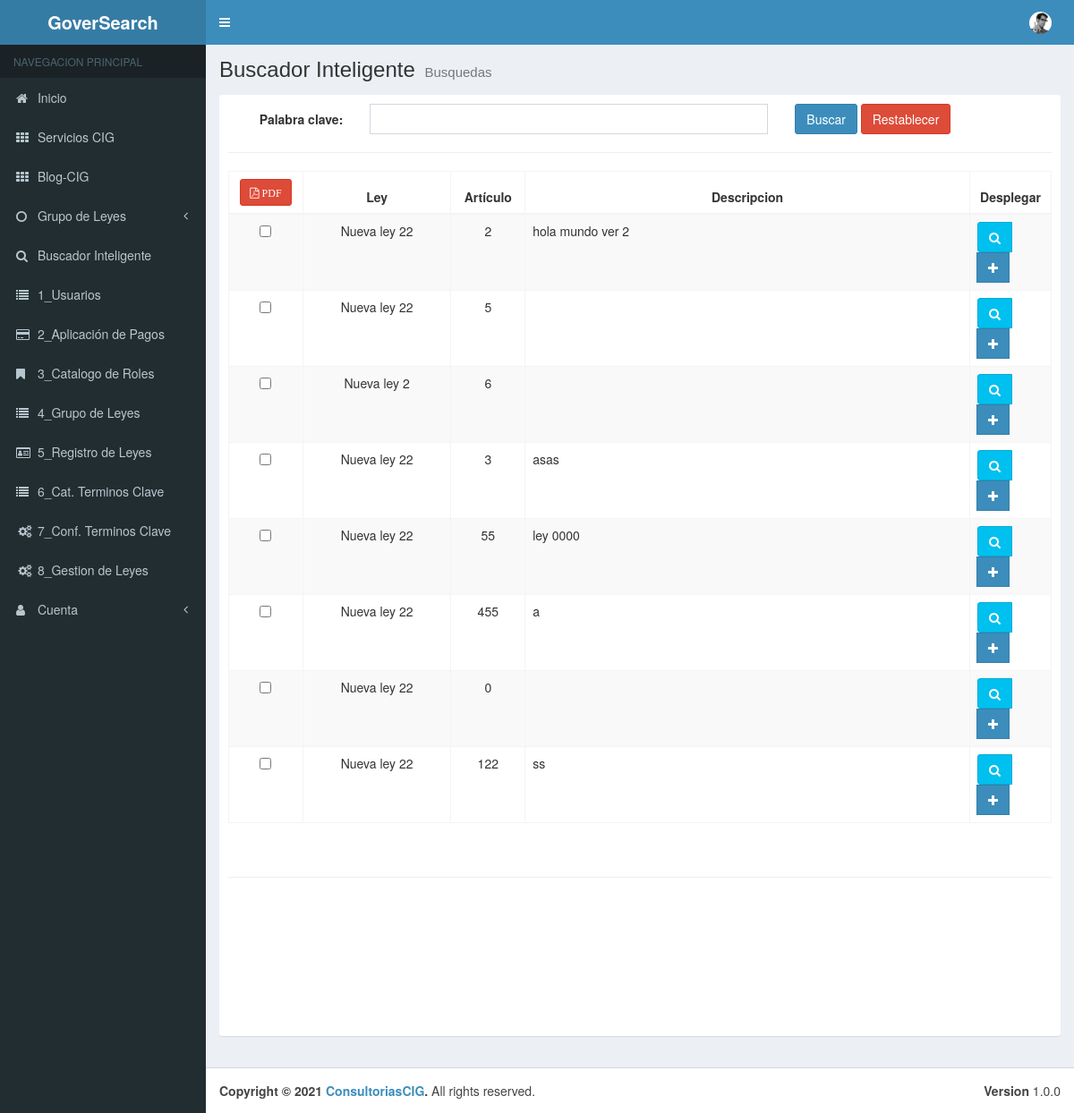
The page /Menu/cBuscador on the database as committed earlier.
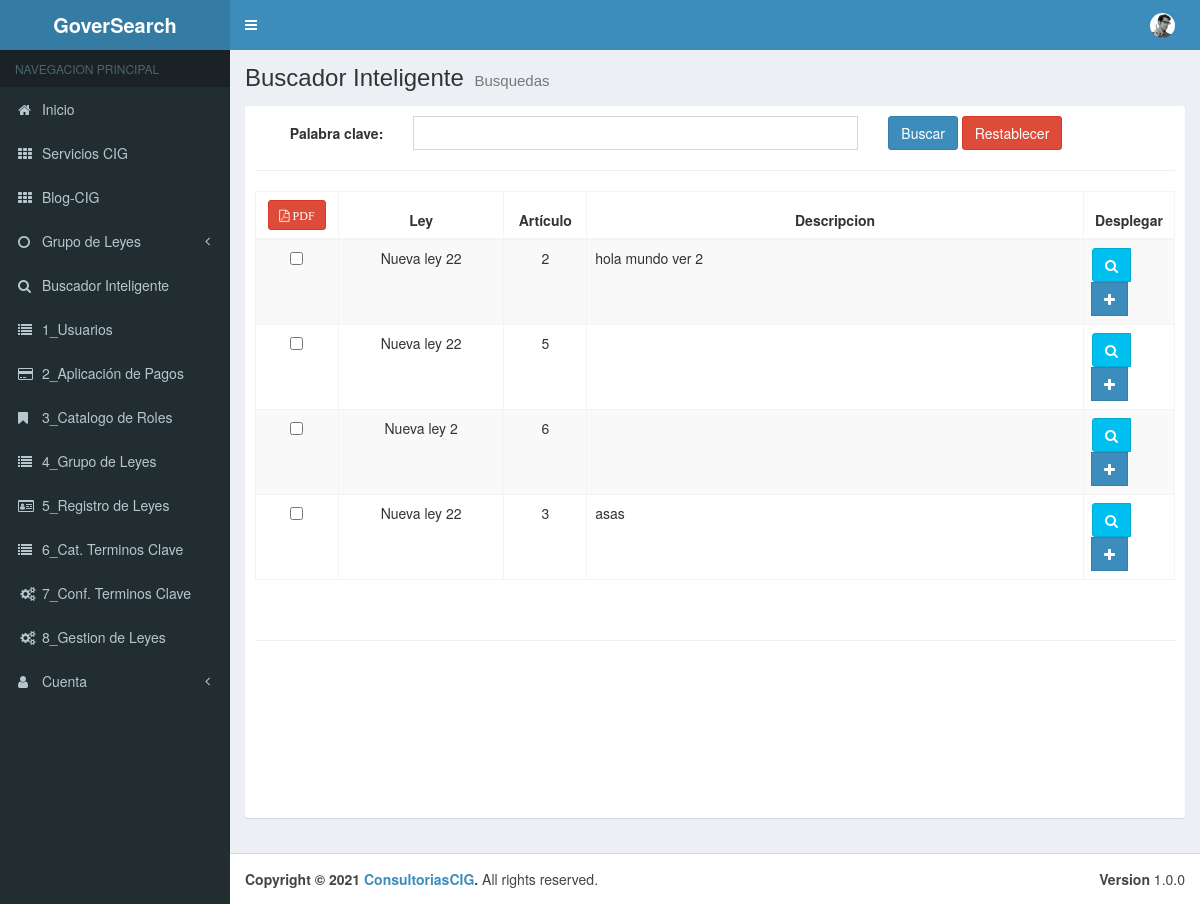
The same page on the database as committed later.
### tables this page shows
CREATE TABLE `tbl_ter_clave` (
  `pk_Datos_ley` int(11) NOT NULL,
  `Termino_Clave_pk` int(11) NOT NULL,
  `Ley_pk` int(11) NOT NULL,
  `Articulo` int(11) NOT NULL,
  `Descripcion` varchar(100) DEFAULT NULL,
  `Estado` bit(1) NOT NULL
);

CREATE TABLE `tbl_leyes` (
  `pk_Datos_Ley` int(11) NOT NULL,
  `Nombre_de_Ley` varchar(50) NOT NULL,
  `Grupo_pk` int(11) NOT NULL,
  `Estado` bit(1) NOT NULL
);

### application/controllers/Menu/cBuscador.php (called while the page is built, shortened)
<?php
class cBuscador extends CI_Controller {
	public function __construct(){
		$this->load->model("Grupo_Leyes_Model");
		$this->load->model("Claves_Model");
		$this->load->model("Reg_Leyes_Model");
		$this->load->model("Ter_Clave_Model");
	}
	public function index()
	{
		$clave = $this->input->post("clave");
		if($this->input->post("buscar")){
				$clavename = $this->Ter_Clave_Model->getTerminobyClave($clave);
			}else{
				$clavename = $this->Ter_Clave_Model->getTermino();
			}
		$aside = array(
			'cGrupos' => $this->Grupo_Leyes_Model->getGrupo_Model()
		);
		$data = array(
			'terminos' => $clavename,
			'clave'		=> $clave
	   );
		$this->load->view("layouts/header");
		$this->load->view("layouts/aside", $aside);
		$this->load->view("admin/Menu/vBuscador/list", $data);
		$this->load->view("layouts/footer");
	}
}

### index.php (called while the page is built, shortened)
<?php
require_once BASEPATH.'core/CodeIgniter.php';

### application/models/Ter_Clave_Model.php (called while the page is built, shortened)
<?php
class Ter_Clave_Model extends CI_Model {
    public function getTermino(){
        $this->db->select("t.* ,c.Termino_Clave as termino");
        $this->db->select("t.* ,l.Nombre_de_Ley as ley");
        $this->db->from("tbl_ter_clave t");
        $this->db->order_by ("pk_Datos_ley", "asc");
        $this->db->join("tbl_claves c", "t.Termino_Clave_pk = c.pk_Ter_Clave");
        $this->db->join("tbl_leyes l", "t.Ley_pk = l.pk_Datos_Ley");
        $resultados = $this->db->get();
        return $resultados->result();
    }
}

### application/views/admin/Menu/vBuscador/list.php (the view, shortened to what this page needs)
<div class="content-wrapper">
    <section class="content-header">
        <h1>
        Buscador Inteligente
        <small>Busquedas</small>
        </h1>
    </section>
    <section class="content">
        <div class="box box-solid">
            <div class="box-body">
                <form action="<?php echo current_url();?>" method="POST" class="form-horizontal">
                    <div class="form-group">
                        <label for="" class="col-md-2 control-label">Palabra clave:</label>
                        <div class="col-md-6">
                            <input type="text" class="form-control" name="clave" value="<?php echo !empty($clave) ? $clave:'';?>">
                        </div>
                        <div class="col-md-4">
                            <input type="submit" name="buscar" value="Buscar" class="btn btn-primary">
                            <a href="<?php echo base_url(); ?>Menu/cBuscador" class="btn btn-danger">Restablecer</a>
                        </div>
                    </div>
                </form>
                <hr>
                <div class="row">
                        <div class="col-md-12">
                            <form action="<?php echo base_url();?>Menu/cBuscador/deleteall" method="POST">
                                <table id="example" class="table table-bordered table-striped table-bordered">
                                    <thead>
                                    <tr>
                                        <th style="text-align:center" class="col-md-1">
                                            <button type="submit" name="delete_all" class="btn btn-danger btn-sm"><span class="fa fa-file-pdf-o"> PDF</span></button>
                                        </th>
                                        <th style="text-align:center" class="col-md-2">Ley</th>
                                        <th style="text-align:center" class="col-md-1">Artículo</th>
                                        <th style="text-align:center" class="col-md-6">Descripcion</th>
                                        <th style="text-align:center" class="col-md-1">Desplegar</th>
                                        </tr>
                                    </thead>
                                    <tbody>
                                        <?php if(!empty($terminos)):?>
                                            <?php foreach($terminos as $termino):?>
                                                <tr>
                                                    <td style="text-align:center" >
                                                        <input type="checkbox" name="checkbox_value[]" value="<?= $termino->pk_Datos_ley; ?>">
                                                    </td>
                                                    <td style="text-align:center" ><?php echo $termino->ley;?></td>
                                                    <td style="text-align:center" ><?php echo $termino->Articulo;?></td>
                                                    <td><?php echo $termino->Descripcion;?></td>
                                                    <td>
                                                        <div class="btn-group">
                                                            <button type="button" class="btn btn-info btn-view-buscador" data-toggle="modal" data-target="#modal-default" value="<?php echo $termino->pk_Datos_ley ;?>">
                                                                <span class="fa fa-search"></span>
                                                            </button>
                                                            <a class="btn btn-primary btn-flat" type="button" onclick="Show()"><span class="fa fa-plus"></span></a>
                                                        </div>
                                                    </td>
                                                </tr>
                                            <?php endforeach;?>
                                        <?php endif;?>
                                    </tbody>
                                </table>
                            </form>
                            <br>
                            <hr>
                        </div>
                    </div>
            </div>
        </div>
    </section>
</div>

### application/views/layouts/header.php (shortened to what this page needs)
<!DOCTYPE html>
<html lang="es">
<head>
    <link rel="stylesheet" href="<?php echo base_url();?>assets/template/bootstrap/css/bootstrap.min.css">
    <link rel="stylesheet" href="<?php echo base_url();?>assets/template/datatables.net-bs/css/dataTables.bootstrap.min.css">
    <link rel="stylesheet" href="<?php echo base_url();?>assets/template/datatables-export/css/buttons.dataTables.min.css">
    <link rel="stylesheet" href="<?php echo base_url();?>assets/template/font-awesome/css/font-awesome.min.css">
    <link rel="stylesheet" href="<?php echo base_url();?>assets/template/dist/css/AdminLTE.min.css">
    <link rel="stylesheet" href="<?php echo base_url();?>assets/template/dist/css/skins/_all-skins.min.css">
</head>
<body class="hold-transition skin-blue sidebar-mini">
    <div class="wrapper">
        <header class="main-header">
            <a href="<?php echo base_url();?>" class="logo">
                <span class="logo-lg"><b>GoverSearch</b></span>
            </a>
            <nav class="navbar navbar-static-top">
                <a href="#" class="sidebar-toggle" data-toggle="push-menu" role="button">
                </a>
                <div class="navbar-custom-menu">
                    <ul class="nav navbar-nav">
                        <li class="dropdown user user-menu">
                            <a href="#" class="dropdown-toggle" data-toggle="dropdown">
                                <img src="<?php echo base_url()?>assets/template/dist/img/user2-160x160.jpg" class="user-image" alt="User Image">
                            </a>
                        </li>
                    </ul>
                </div>
            </nav>
        </header>

### application/views/layouts/aside.php (shortened to what this page needs)
<aside class="main-sidebar">
    <section class="sidebar">
        <ul class="sidebar-menu" data-widget="tree">
            <li class="header">NAVEGACION PRINCIPAL</li>
            <li>
                <a href="<?php echo base_url();?>">
                    <i class="fa fa-home"></i> <span>Inicio</span>
                </a>
            </li>
                <li class="treeview">
                    <li>
                        <a href="https://consultorescig.mx/"><i class="fa fa-th"></i> <span> Servicios CIG</span>
                        </a>
                    </li>
                </li>
            <li class="treeview">
                    <li>
                        <a href="https://consultorescig.mx/#blog"><i class="fa fa-th"></i> <span>Blog-CIG</span>
                        </a>
                    </li>
                </li>
            <li class="treeview">
                <a href="#">
                    <i class="fa fa-circle-o"></i> <span>Grupo de Leyes</span>
                        <span class="pull-right-container">
                            <i class="fa fa-angle-left pull-right"></i>
                        </span>
                </a>
                </li>
            <li class="treeview">
                    <li>
                    <a href="<?php echo base_url();?>Menu/cBuscador"><i class="fa fa-search"></i><span> Buscador Inteligente</span></a>
                    </li>
                </li>
            <li class="treeview">
                    <li>
                    <a href="<?php echo base_url();?>Menu/cUsuarios"><i class="fa fa-list"></i><span> 1_Usuarios</span> </a>
                    </li>
                </li>
            <li class="treeview">
                    <li>
                    <a href="<?php echo base_url();?>Menu/cPagos"><i class="fa fa-credit-card"></i><span> 2_Aplicación de Pagos</span></a>
                    </li>
                </li>
            <li class="treeview">
                    <li>
                    <a href="<?php echo base_url();?>Menu/cRoles"><i class="fa fa-bookmark"></i><span> 3_Catalogo de Roles</span></a>
                    </li>
                </li>
            <li class="treeview">
                    <li>
                    <a href="<?php echo base_url();?>Menu/cGrupo_Leyes"><i class="fa fa-list"></i><span> 4_Grupo de Leyes</span></a>
                    </li>
                </li>
            <li class="treeview">
                    <li>
                    <a href="<?php echo base_url();?>Menu/cReg_Leyes"><i class="fa fa-id-card-o"></i><span> 5_Registro de Leyes</span></a>
                    </li>
                </li>
            <li class="treeview">
                    <li>
                    <a href="<?php echo base_url();?>Menu/cClaves"><i class="fa fa-list"></i><span> 6_Cat. Terminos Clave</span></a>
                    </li>
                </li>
            <li class="treeview">
                    <li>
                    <a href="<?php echo base_url();?>Menu/cTer_Clave"><i class="fa fa-cogs fa-fw"></i><span> 7_Conf. Terminos Clave</span></a>
                    </li>
                </li>
            <li class="treeview">
                    <li>
                    <a href="<?php echo base_url();?>Menu/cGestion"><i class="fa fa-cogs fa-fw"></i><span> 8_Gestion de Leyes</span></a>
                    </li>
                </li>
             <li class="treeview">
                <a href="#">
                    <i class="fa fa-user"></i> <span>Cuenta</span>
                            <span class="pull-right-container">
                        <i class="fa fa-angle-left pull-right"></i>
                    </span>
                </a>
            </li>
        </ul>
    </section>
</aside>

### application/views/layouts/footer.php (shortened to what this page needs)
<footer class="main-footer">
            <div class="pull-right hidden-xs">
                <b>Version</b> 1.0.0
            </div>
            <strong>Copyright &copy; 2021 <a href="https://consultorescig.mx/">ConsultoriasCIG</a>.</strong> All rights
            reserved.
        </footer>
    </div>
</body>
</html>

Rows that differ between the two databases and show on the page:
removed tbl_ter_clave: Ley_pk.Nombre_de_Ley "Nueva ley 22", Articulo "55", Descripcion "ley 0000", $termino->pk_Datos_ley 5 (drawn)
removed tbl_ter_clave: Ley_pk.Nombre_de_Ley "Nueva ley 22", Articulo "455", Descripcion "a", $termino->pk_Datos_ley 6 (drawn)
removed tbl_ter_clave: Ley_pk.Nombre_de_Ley "Nueva ley 22", Articulo "0", $termino->pk_Datos_ley 7 (drawn)
removed tbl_ter_clave: Ley_pk.Nombre_de_Ley "Nueva ley 22", Articulo "122", Descripcion "ss", $termino->pk_Datos_ley 8 (drawn)
